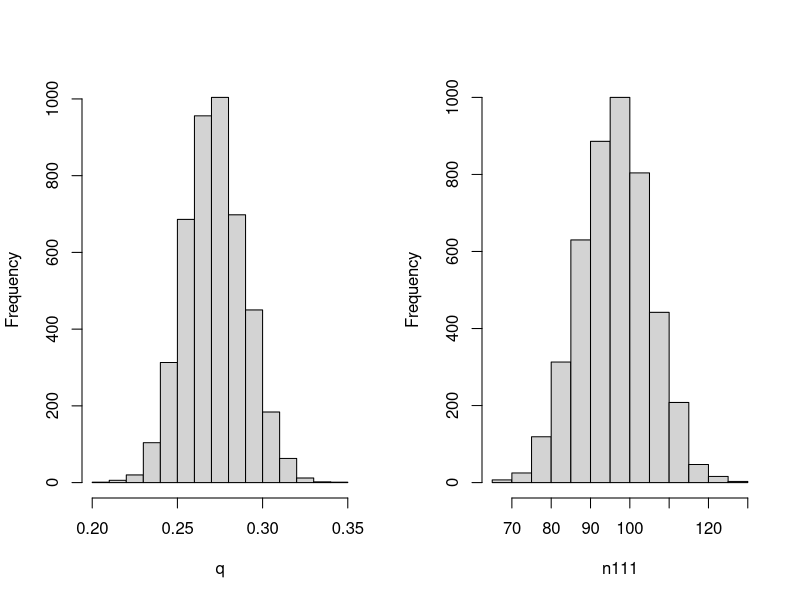
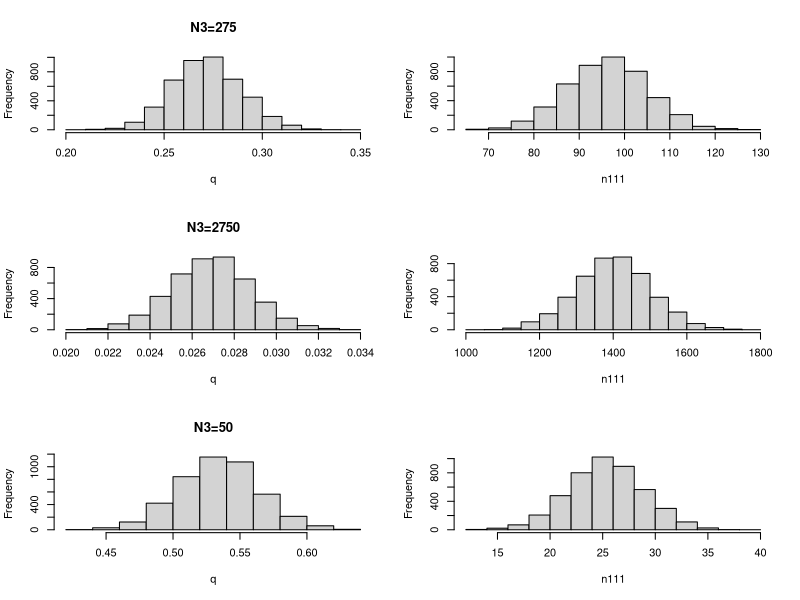
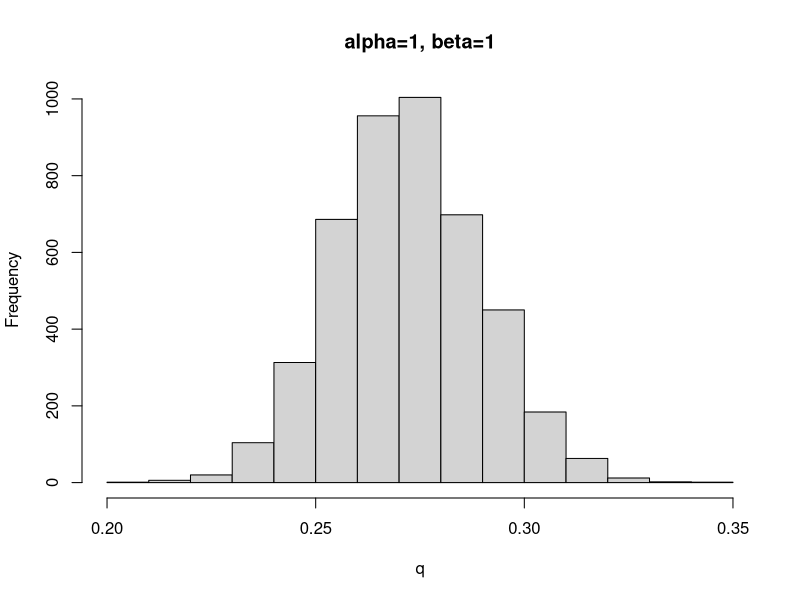
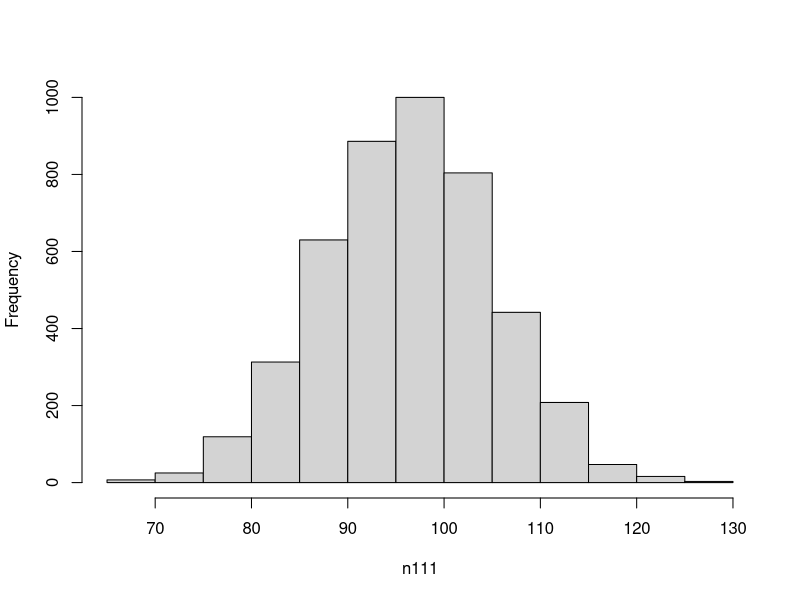
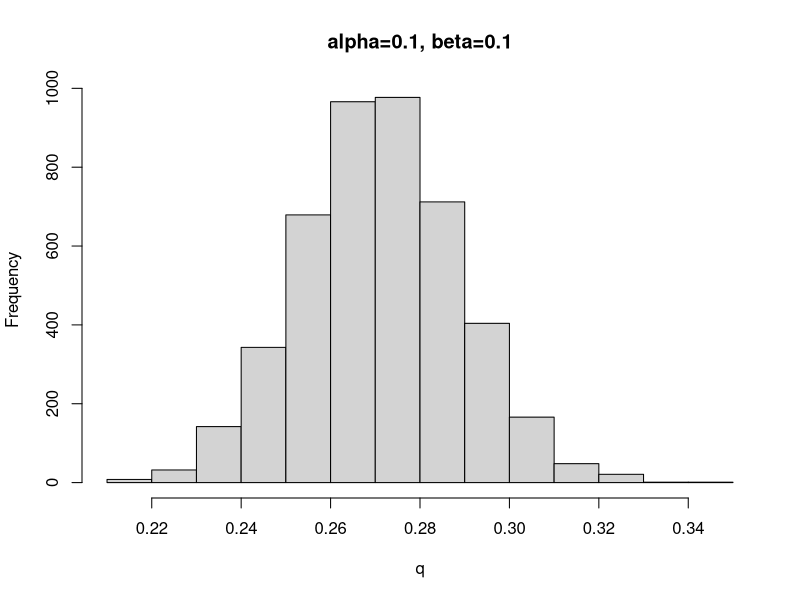
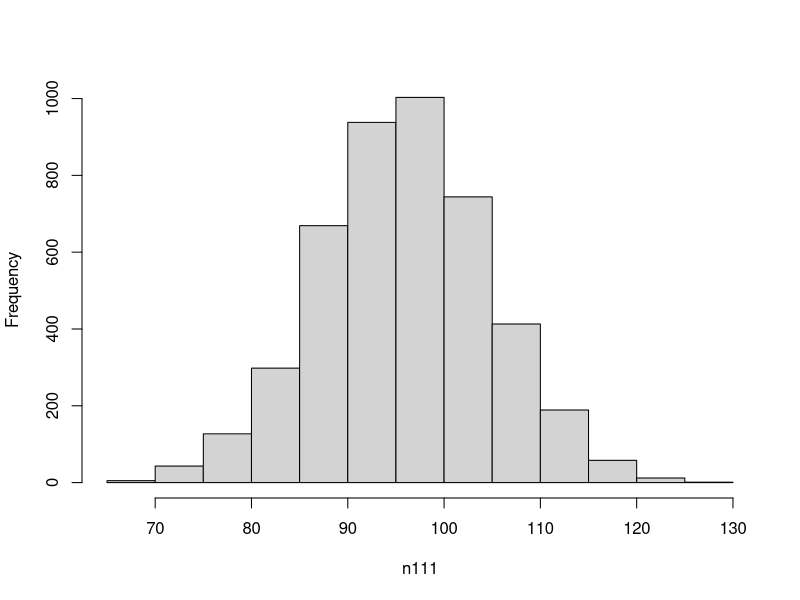
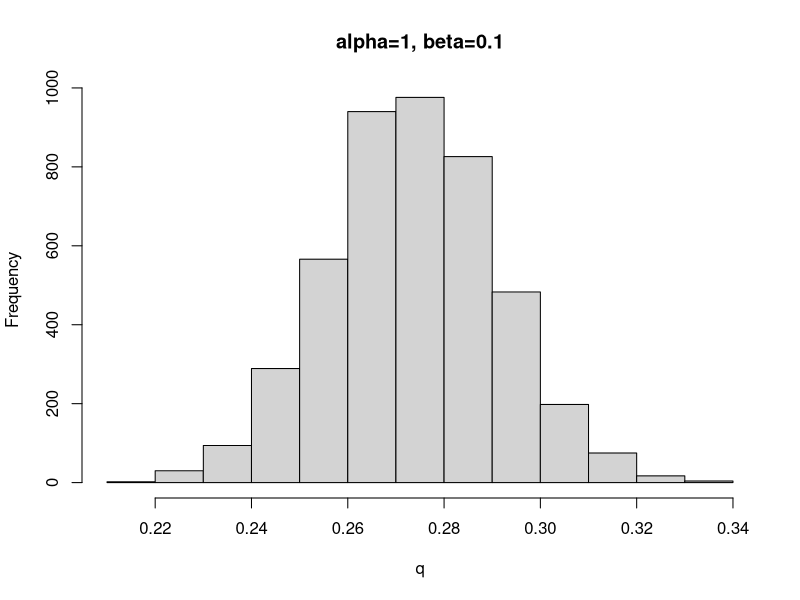
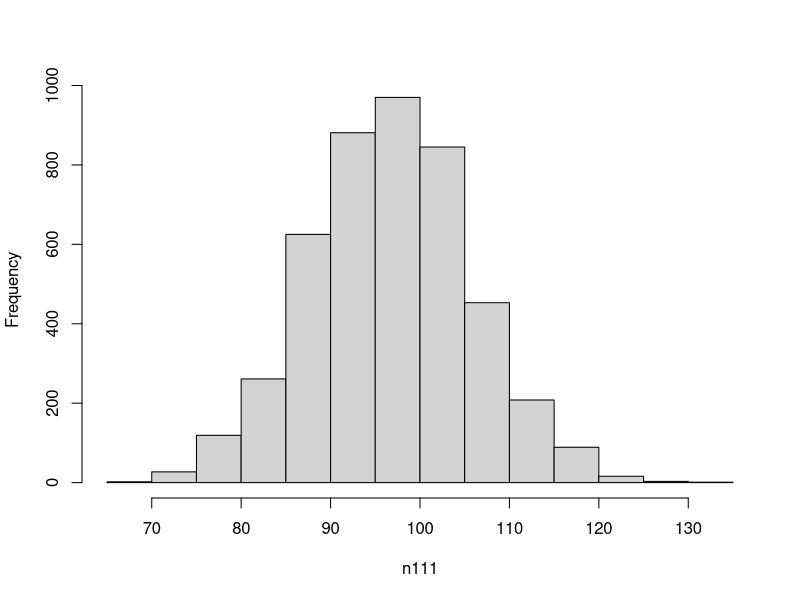

Generate these figures, in order, with R:
############
## MCMC 1 - LAB2 Gibbs Sampler
setwd("/Users/AHenderson/OneDrive - London School of Hygiene and Tropical Medicine/PhD/SISMID/SISMID_MCMCI")

chainGibbs = function(n1, n11, N3, mcmc.size,alpha,beta){
  # Reserve space
  q    = rep(0,mcmc.size) 
  n111 = rep(0,mcmc.size)
  
  # Initialize the model unknowns
  q[1]    = 0.5;                         # just an initial guess
  n111[1] = round(275*2*q[1]/(2*q[1]+1)) # the (rounded) expected value of n_111, 
  # given q =0.5 
  
  # The observations (cf. the lecture)
  n1  = n1   # frequency of chain 1
  n11 = n11   # frequency of chain 1->1
  N3  = N3  # frequency of chains with outbreak size 3 
  # (the total frequency of chains 1->2 and 1->1->1)

  
  # Draw MCMC samples
  for (i in 2:mcmc.size){
    
    # Draw an iterate of q from its full conditional distribution
    q[i] = rbeta(1, 2*n1 + 2*n11 + n111[i-1] + alpha, n11 + 2*N3 + beta)
    
    # Draw an iterate of n111 from its full conditional distribution
    n111[i] = rbinom(1, N3, (2*q[i])/(2*q[i] + 1))
    
  }
  
  # The output: the MCMC samples
  chainGibbs = list(q=q,n111=n111)
  
}
test <-  chainGibbs(34, 25, 275, 5000, 1, 1)

#pdf(file="/Users/betz/Documents/TexWork/MCMC/betz/Bayesintro/chaingibbs1.pdf", height=4.5, width=8.9)
# Set up to have 2 plots in one figure
par(mfrow=c(1,2),oma=c(0,0,0,0))

# Assume a burn-in of 500 iterations, so just plot those greater than 500. 
burnin=500
mcmc.runs=5000
hist(test$q[burnin+1:mcmc.runs],main="",xlab="q")
hist(test$n111[burnin+1:mcmc.runs],main="",xlab="n111")

# Summary of the results 
summary(test$q[burnin+1:mcmc.runs])
summary(test$n111[burnin+1:mcmc.runs])

dev.copy(pdf, "Output/1_gibbs1.pdf", width=6, height=6)
dev.off()


####################################
## play around with value of N3
par(mfrow=c(3,2))
test2 <-  chainGibbs(34, 25, 27500, 5000, 1, 1)
test3 <-  chainGibbs(34, 25, 50, 5000, 1, 1)
print("N3=275")
summary(test$q[burnin+1:mcmc.runs])
summary(test$n111[burnin+1:mcmc.runs])

print("N3=2750")
summary(test2$q[burnin+1:mcmc.runs])
summary(test2$n111[burnin+1:mcmc.runs])

print("N3=20")
summary(test3$q[burnin+1:mcmc.runs])
summary(test3$n111[burnin+1:mcmc.runs])

hist(test$q[burnin+1:mcmc.runs],xlab="q", main='N3=275')
hist(test$n111[burnin+1:mcmc.runs],main="",xlab="n111")

hist(test2$q[burnin+1:mcmc.runs],xlab="q", main='N3=2750')
hist(test2$n111[burnin+1:mcmc.runs],main="",xlab="n111")

hist(test3$q[burnin+1:mcmc.runs],xlab="q", main='N3=50')
hist(test3$n111[burnin+1:mcmc.runs],main="",xlab="n111")

dev.copy(pdf, "Output/1_gibbs2.pdf", width=6, height=6)
dev.off()

####################################
## Play around with alpha and beta
test2 <-  chainGibbs(34, 25, 275, 5000, 0.1, 0.1)
test3 <-  chainGibbs(34, 25, 275, 5000, 1, 0.1)

hist(test$q[burnin+1:mcmc.runs],xlab="q", main='alpha=1, beta=1')
hist(test$n111[burnin+1:mcmc.runs],main="",xlab="n111")

hist(test2$q[burnin+1:mcmc.runs],xlab="q", main='alpha=0.1, beta=0.1')
hist(test2$n111[burnin+1:mcmc.runs],main="",xlab="n111")

hist(test3$q[burnin+1:mcmc.runs],xlab="q", main='alpha=1, beta=0.1')
hist(test3$n111[burnin+1:mcmc.runs],main="",xlab="n111")

dev.copy(pdf, "Output/1_gibbs3.pdf", width=6, height=6)
dev.off()
